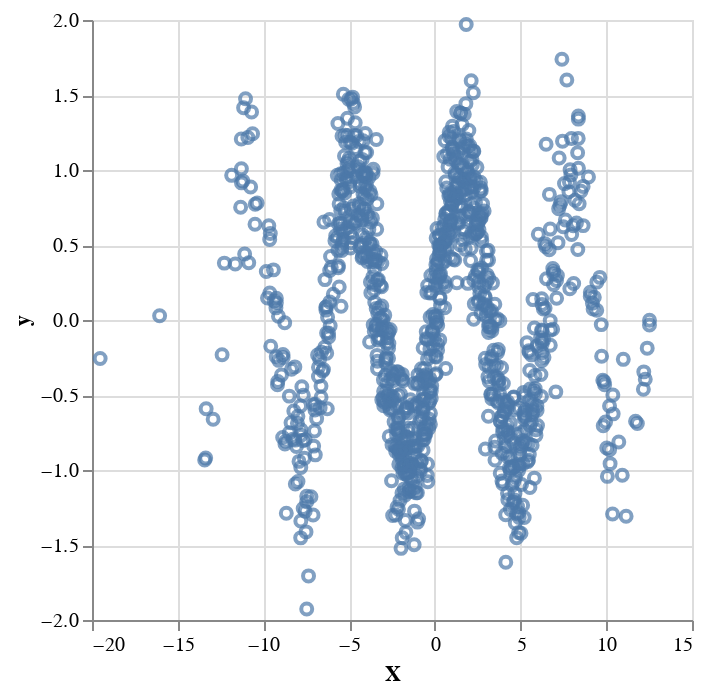

The cell this chart's notebook holds for it:
### Code cell
key, subkey = jax.random.split(key)
X, y = dataset.create_regression_dataset(subkey)
df = pl.DataFrame({"X": X.tolist(), "y": y.tolist()})
chart = alt.Chart(df).mark_point().encode(
    x="X", y="y"
).show()

### Figure 1 — Vega-Lite specification as saved in the notebook (floating-point values rounded to 4 significant figures; data arrays with more than 128 entries replaced by an {"elided": "..."} marker saying what was removed)
{"config": {"view": {"continuousWidth": 300, "continuousHeight": 300}}, "data": {"name": "data-17a5bb73d828f07d270213d1b9ffaa36"}, "mark": {"type": "point"}, "encoding": {"x": {"field": "X", "type": "quantitative"}, "y": {"field": "y", "type": "quantitative"}}, "$schema": "https://vega.github.io/schema/vega-lite/v5.20.1.json", "datasets": {"data-17a5bb73d828f07d270213d1b9ffaa36": {"elided": "1000 records"}}}
